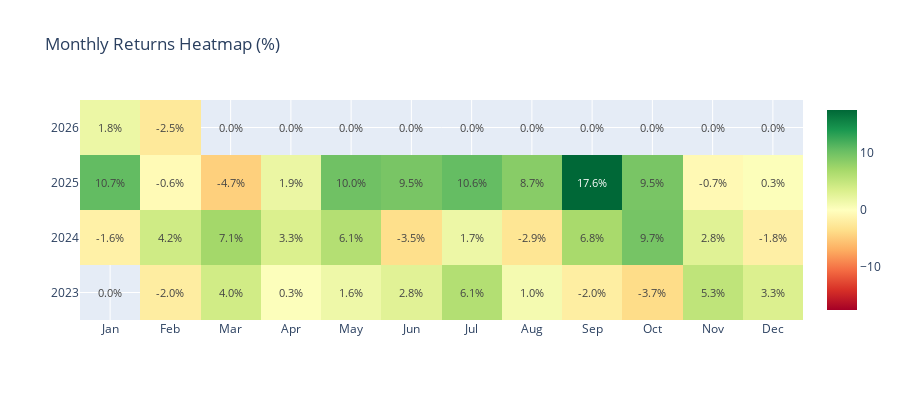

The code cell stored with this chart in its notebook:
### Code cell
# Monthly Returns Heatmap
monthly_returns = portfolio_returns.resample('ME').apply(lambda x: (1 + x).prod() - 1)

# Create pivot table
monthly_df = pd.DataFrame({
    'Year': monthly_returns.index.year,
    'Month': monthly_returns.index.month,
    'Return': monthly_returns.values * 100
})
monthly_pivot = monthly_df.pivot_table(index='Year', columns='Month', values='Return')
monthly_pivot.columns = ['Jan', 'Feb', 'Mar', 'Apr', 'May', 'Jun', 'Jul', 'Aug', 'Sep', 'Oct', 'Nov', 'Dec']

fig = go.Figure(data=go.Heatmap(
    z=monthly_pivot.values,
    x=monthly_pivot.columns,
    y=monthly_pivot.index.astype(str),
    colorscale='RdYlGn',
    zmid=0,
    text=np.round(monthly_pivot.values, 1),
    texttemplate='%{text:.1f}%',
    textfont={"size": 11},
    hoverongaps=False
))
fig.update_layout(
    title='Monthly Returns Heatmap (%)',
    width=900, height=400
)
fig.show()

### Figure 1 — Plotly figure (JSON) as saved in the notebook; plotly's stock layout.template omitted (floating-point values rounded to 4 significant figures)
{"data": [{"colorscale": [[0, "rgb(165,0,38)"], [0.1, "rgb(215,48,39)"], [0.2, "rgb(244,109,67)"], [0.3, "rgb(253,174,97)"], [0.4, "rgb(254,224,139)"], [0.5, "rgb(255,255,191)"], [0.6, "rgb(217,239,139)"], [0.7, "rgb(166,217,106)"], [0.8, "rgb(102,189,99)"], [0.9, "rgb(26,152,80)"], [1, "rgb(0,104,55)"]], "hoverongaps": false, "text": [[null, -2, 4, 0.3, 1.6, 2.8, 6.1, 1, -2, -3.7, 5.3, 3.3], [-1.6, 4.2, 7.1, 3.3, 6.1, -3.5, 1.7, -2.9, 6.8, 9.7, 2.8, -1.8], [10.7, -0.6, -4.7, 1.9, 10, 9.5, 10.6, 8.7, 17.6, 9.5, -0.7, 0.3], [1.8, -2.5, null, null, null, null, null, null, null, null, null, null]], "textfont": {"size": 11}, "texttemplate": "%{text:.1f}%", "type": "heatmap", "x": ["Jan", "Feb", "Mar", "Apr", "May", "Jun", "Jul", "Aug", "Sep", "Oct", "Nov", "Dec"], "y": ["2023", "2024", "2025", "2026"], "z": [[null, -2.031, 4.04, 0.2714, 1.559, 2.773, 6.123, 1.017, -1.964, -3.717, 5.304, 3.266], [-1.632, 4.204, 7.125, 3.344, 6.055, -3.474, 1.663, -2.883, 6.829, 9.672, 2.836, -1.766], [10.68, -0.6011, -4.675, 1.887, 9.998, 9.502, 10.58, 8.67, 17.58, 9.513, -0.7205, 0.3135], [1.768, -2.508, null, null, null, null, null, null, null, null, null, null]], "zmid": 0}], "layout": {"height": 400, "title": {"text": "Monthly Returns Heatmap (%)"}, "width": 900}}
